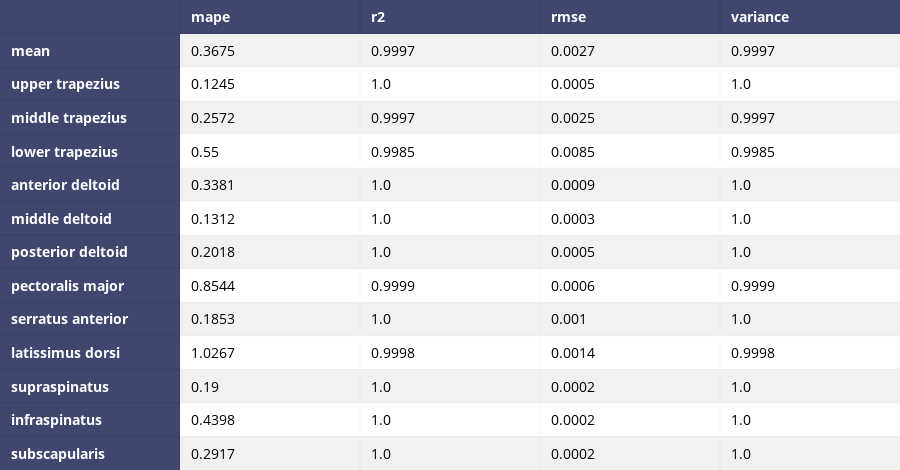

This figure's notebook cell:
### Code cell
summary_report = pd.DataFrame(report).T
summary_report.index = ['mean'] + conf['MUSCLES']

table_report = table_regression_report(
    np.round(summary_report, decimals=4),
    title='MAPE and RMSE for each muscle',
    ytitle='MAPE (%)',
    y2title='RMSE (mV)')
py.iplot(table_report, filename='mvc/table_report')

### Figure 1 — Plotly figure (JSON) as saved in the notebook; plotly's stock layout.template omitted (floating-point values rounded to 4 significant figures)
{"data": [{"colorscale": [[0, "#00083e"], [0.5, "#ededee"], [1, "#ffffff"]], "hoverinfo": "none", "opacity": 0.75, "showscale": false, "type": "heatmap", "z": [[0, 0, 0, 0, 0], [0, 0.5, 0.5, 0.5, 0.5], [0, 1, 1, 1, 1], [0, 0.5, 0.5, 0.5, 0.5], [0, 1, 1, 1, 1], [0, 0.5, 0.5, 0.5, 0.5], [0, 1, 1, 1, 1], [0, 0.5, 0.5, 0.5, 0.5], [0, 1, 1, 1, 1], [0, 0.5, 0.5, 0.5, 0.5], [0, 1, 1, 1, 1], [0, 0.5, 0.5, 0.5, 0.5], [0, 1, 1, 1, 1], [0, 0.5, 0.5, 0.5, 0.5]]}], "layout": {"annotations": [{"align": "left", "font": {"color": "#ffffff"}, "showarrow": false, "text": "<b></b>", "x": -0.45, "xanchor": "left", "xref": "x1", "y": 0, "yref": "y1"}, {"align": "left", "font": {"color": "#ffffff"}, "showarrow": false, "text": "<b>mape</b>", "x": 0.55, "xanchor": "left", "xref": "x1", "y": 0, "yref": "y1"}, {"align": "left", "font": {"color": "#ffffff"}, "showarrow": false, "text": "<b>r2</b>", "x": 1.55, "xanchor": "left", "xref": "x1", "y": 0, "yref": "y1"}, {"align": "left", "font": {"color": "#ffffff"}, "showarrow": false, "text": "<b>rmse</b>", "x": 2.55, "xanchor": "left", "xref": "x1", "y": 0, "yref": "y1"}, {"align": "left", "font": {"color": "#ffffff"}, "showarrow": false, "text": "<b>variance</b>", "x": 3.55, "xanchor": "left", "xref": "x1", "y": 0, "yref": "y1"}, {"align": "left", "font": {"color": "#ffffff"}, "showarrow": false, "text": "<b>mean</b>", "x": -0.45, "xanchor": "left", "xref": "x1", "y": 1, "yref": "y1"}, {"align": "left", "font": {"color": "#000000"}, "showarrow": false, "text": "0.3675", "x": 0.55, "xanchor": "left", "xref": "x1", "y": 1, "yref": "y1"}, {"align": "left", "font": {"color": "#000000"}, "showarrow": false, "text": "0.9997", "x": 1.55, "xanchor": "left", "xref": "x1", "y": 1, "yref": "y1"}, {"align": "left", "font": {"color": "#000000"}, "showarrow": false, "text": "0.0027", "x": 2.55, "xanchor": "left", "xref": "x1", "y": 1, "yref": "y1"}, {"align": "left", "font": {"color": "#000000"}, "showarrow": false, "text": "0.9997", "x": 3.55, "xanchor": "left", "xref": "x1", "y": 1, "yref": "y1"}, {"align": "left", "font": {"color": "#ffffff"}, "showarrow": false, "text": "<b>upper trapezius</b>", "x": -0.45, "xanchor": "left", "xref": "x1", "y": 2, "yref": "y1"}, {"align": "left", "font": {"color": "#000000"}, "showarrow": false, "text": "0.1245", "x": 0.55, "xanchor": "left", "xref": "x1", "y": 2, "yref": "y1"}, {"align": "left", "font": {"color": "#000000"}, "showarrow": false, "text": "1.0", "x": 1.55, "xanchor": "left", "xref": "x1", "y": 2, "yref": "y1"}, {"align": "left", "font": {"color": "#000000"}, "showarrow": false, "text": "0.0005", "x": 2.55, "xanchor": "left", "xref": "x1", "y": 2, "yref": "y1"}, {"align": "left", "font": {"color": "#000000"}, "showarrow": false, "text": "1.0", "x": 3.55, "xanchor": "left", "xref": "x1", "y": 2, "yref": "y1"}, {"align": "left", "font": {"color": "#ffffff"}, "showarrow": false, "text": "<b>middle trapezius</b>", "x": -0.45, "xanchor": "left", "xref": "x1", "y": 3, "yref": "y1"}, {"align": "left", "font": {"color": "#000000"}, "showarrow": false, "text": "0.2572", "x": 0.55, "xanchor": "left", "xref": "x1", "y": 3, "yref": "y1"}, {"align": "left", "font": {"color": "#000000"}, "showarrow": false, "text": "0.9997", "x": 1.55, "xanchor": "left", "xref": "x1", "y": 3, "yref": "y1"}, {"align": "left", "font": {"color": "#000000"}, "showarrow": false, "text": "0.0025", "x": 2.55, "xanchor": "left", "xref": "x1", "y": 3, "yref": "y1"}, {"align": "left", "font": {"color": "#000000"}, "showarrow": false, "text": "0.9997", "x": 3.55, "xanchor": "left", "xref": "x1", "y": 3, "yref": "y1"}, {"align": "left", "font": {"color": "#ffffff"}, "showarrow": false, "text": "<b>lower trapezius</b>", "x": -0.45, "xanchor": "left", "xref": "x1", "y": 4, "yref": "y1"}, {"align": "left", "font": {"color": "#000000"}, "showarrow": false, "text": "0.55", "x": 0.55, "xanchor": "left", "xref": "x1", "y": 4, "yref": "y1"}, {"align": "left", "font": {"color": "#000000"}, "showarrow": false, "text": "0.9985", "x": 1.55, "xanchor": "left", "xref": "x1", "y": 4, "yref": "y1"}, {"align": "left", "font": {"color": "#000000"}, "showarrow": false, "text": "0.0085", "x": 2.55, "xanchor": "left", "xref": "x1", "y": 4, "yref": "y1"}, {"align": "left", "font": {"color": "#000000"}, "showarrow": false, "text": "0.9985", "x": 3.55, "xanchor": "left", "xref": "x1", "y": 4, "yref": "y1"}, {"align": "left", "font": {"color": "#ffffff"}, "showarrow": false, "text": "<b>anterior deltoid</b>", "x": -0.45, "xanchor": "left", "xref": "x1", "y": 5, "yref": "y1"}, {"align": "left", "font": {"color": "#000000"}, "showarrow": false, "text": "0.3381", "x": 0.55, "xanchor": "left", "xref": "x1", "y": 5, "yref": "y1"}, {"align": "left", "font": {"color": "#000000"}, "showarrow": false, "text": "1.0", "x": 1.55, "xanchor": "left", "xref": "x1", "y": 5, "yref": "y1"}, {"align": "left", "font": {"color": "#000000"}, "showarrow": false, "text": "0.0009", "x": 2.55, "xanchor": "left", "xref": "x1", "y": 5, "yref": "y1"}, {"align": "left", "font": {"color": "#000000"}, "showarrow": false, "text": "1.0", "x": 3.55, "xanchor": "left", "xref": "x1", "y": 5, "yref": "y1"}, {"align": "left", "font": {"color": "#ffffff"}, "showarrow": false, "text": "<b>middle deltoid</b>", "x": -0.45, "xanchor": "left", "xref": "x1", "y": 6, "yref": "y1"}, {"align": "left", "font": {"color": "#000000"}, "showarrow": false, "text": "0.1312", "x": 0.55, "xanchor": "left", "xref": "x1", "y": 6, "yref": "y1"}, {"align": "left", "font": {"color": "#000000"}, "showarrow": false, "text": "1.0", "x": 1.55, "xanchor": "left", "xref": "x1", "y": 6, "yref": "y1"}, {"align": "left", "font": {"color": "#000000"}, "showarrow": false, "text": "0.0003", "x": 2.55, "xanchor": "left", "xref": "x1", "y": 6, "yref": "y1"}, {"align": "left", "font": {"color": "#000000"}, "showarrow": false, "text": "1.0", "x": 3.55, "xanchor": "left", "xref": "x1", "y": 6, "yref": "y1"}, {"align": "left", "font": {"color": "#ffffff"}, "showarrow": false, "text": "<b>posterior deltoid</b>", "x": -0.45, "xanchor": "left", "xref": "x1", "y": 7, "yref": "y1"}, {"align": "left", "font": {"color": "#000000"}, "showarrow": false, "text": "0.2018", "x": 0.55, "xanchor": "left", "xref": "x1", "y": 7, "yref": "y1"}, {"align": "left", "font": {"color": "#000000"}, "showarrow": false, "text": "1.0", "x": 1.55, "xanchor": "left", "xref": "x1", "y": 7, "yref": "y1"}, {"align": "left", "font": {"color": "#000000"}, "showarrow": false, "text": "0.0005", "x": 2.55, "xanchor": "left", "xref": "x1", "y": 7, "yref": "y1"}, {"align": "left", "font": {"color": "#000000"}, "showarrow": false, "text": "1.0", "x": 3.55, "xanchor": "left", "xref": "x1", "y": 7, "yref": "y1"}, {"align": "left", "font": {"color": "#ffffff"}, "showarrow": false, "text": "<b>pectoralis major</b>", "x": -0.45, "xanchor": "left", "xref": "x1", "y": 8, "yref": "y1"}, {"align": "left", "font": {"color": "#000000"}, "showarrow": false, "text": "0.8544", "x": 0.55, "xanchor": "left", "xref": "x1", "y": 8, "yref": "y1"}, {"align": "left", "font": {"color": "#000000"}, "showarrow": false, "text": "0.9999", "x": 1.55, "xanchor": "left", "xref": "x1", "y": 8, "yref": "y1"}, {"align": "left", "font": {"color": "#000000"}, "showarrow": false, "text": "0.0006", "x": 2.55, "xanchor": "left", "xref": "x1", "y": 8, "yref": "y1"}, {"align": "left", "font": {"color": "#000000"}, "showarrow": false, "text": "0.9999", "x": 3.55, "xanchor": "left", "xref": "x1", "y": 8, "yref": "y1"}, {"align": "left", "font": {"color": "#ffffff"}, "showarrow": false, "text": "<b>serratus anterior</b>", "x": -0.45, "xanchor": "left", "xref": "x1", "y": 9, "yref": "y1"}, {"align": "left", "font": {"color": "#000000"}, "showarrow": false, "text": "0.1853", "x": 0.55, "xanchor": "left", "xref": "x1", "y": 9, "yref": "y1"}, {"align": "left", "font": {"color": "#000000"}, "showarrow": false, "text": "1.0", "x": 1.55, "xanchor": "left", "xref": "x1", "y": 9, "yref": "y1"}, {"align": "left", "font": {"color": "#000000"}, "showarrow": false, "text": "0.001", "x": 2.55, "xanchor": "left", "xref": "x1", "y": 9, "yref": "y1"}, {"align": "left", "font": {"color": "#000000"}, "showarrow": false, "text": "1.0", "x": 3.55, "xanchor": "left", "xref": "x1", "y": 9, "yref": "y1"}, {"align": "left", "font": {"color": "#ffffff"}, "showarrow": false, "text": "<b>latissimus dorsi</b>", "x": -0.45, "xanchor": "left", "xref": "x1", "y": 10, "yref": "y1"}, {"align": "left", "font": {"color": "#000000"}, "showarrow": false, "text": "1.0267", "x": 0.55, "xanchor": "left", "xref": "x1", "y": 10, "yref": "y1"}, {"align": "left", "font": {"color": "#000000"}, "showarrow": false, "text": "0.9998", "x": 1.55, "xanchor": "left", "xref": "x1", "y": 10, "yref": "y1"}, {"align": "left", "font": {"color": "#000000"}, "showarrow": false, "text": "0.0014", "x": 2.55, "xanchor": "left", "xref": "x1", "y": 10, "yref": "y1"}, {"align": "left", "font": {"color": "#000000"}, "showarrow": false, "text": "0.9998", "x": 3.55, "xanchor": "left", "xref": "x1", "y": 10, "yref": "y1"}, {"align": "left", "font": {"color": "#ffffff"}, "showarrow": false, "text": "<b>supraspinatus</b>", "x": -0.45, "xanchor": "left", "xref": "x1", "y": 11, "yref": "y1"}, {"align": "left", "font": {"color": "#000000"}, "showarrow": false, "text": "0.19", "x": 0.55, "xanchor": "left", "xref": "x1", "y": 11, "yref": "y1"}, {"align": "left", "font": {"color": "#000000"}, "showarrow": false, "text": "1.0", "x": 1.55, "xanchor": "left", "xref": "x1", "y": 11, "yref": "y1"}, {"align": "left", "font": {"color": "#000000"}, "showarrow": false, "text": "0.0002", "x": 2.55, "xanchor": "left", "xref": "x1", "y": 11, "yref": "y1"}, {"align": "left", "font": {"color": "#000000"}, "showarrow": false, "text": "1.0", "x": 3.55, "xanchor": "left", "xref": "x1", "y": 11, "yref": "y1"}, {"align": "left", "font": {"color": "#ffffff"}, "showarrow": false, "text": "<b>infraspinatus</b>", "x": -0.45, "xanchor": "left", "xref": "x1", "y": 12, "yref": "y1"}, {"align": "left", "font": {"color": "#000000"}, "showarrow": false, "text": "0.4398", "x": 0.55, "xanchor": "left", "xref": "x1", "y": 12, "yref": "y1"}, {"align": "left", "font": {"color": "#000000"}, "showarrow": false, "text": "1.0", "x": 1.55, "xanchor": "left", "xref": "x1", "y": 12, "yref": "y1"}, {"align": "left", "font": {"color": "#000000"}, "showarrow": false, "text": "0.0002", "x": 2.55, "xanchor": "left", "xref": "x1", "y": 12, "yref": "y1"}, {"align": "left", "font": {"color": "#000000"}, "showarrow": false, "text": "1.0", "x": 3.55, "xanchor": "left", "xref": "x1", "y": 12, "yref": "y1"}, {"align": "left", "font": {"color": "#ffffff"}, "showarrow": false, "text": "<b>subscapularis</b>", "x": -0.45, "xanchor": "left", "xref": "x1", "y": 13, "yref": "y1"}, {"align": "left", "font": {"color": "#000000"}, "showarrow": false, "text": "0.2917", "x": 0.55, "xanchor": "left", "xref": "x1", "y": 13, "yref": "y1"}, {"align": "left", "font": {"color": "#000000"}, "showarrow": false, "text": "1.0", "x": 1.55, "xanchor": "left", "xref": "x1", "y": 13, "yref": "y1"}, {"align": "left", "font": {"color": "#000000"}, "showarrow": false, "text": "0.0002", "x": 2.55, "xanchor": "left", "xref": "x1", "y": 13, "yref": "y1"}, {"align": "left", "font": {"color": "#000000"}, "showarrow": false, "text": "1.0", "x": 3.55, "xanchor": "left", "xref": "x1", "y": 13, "yref": "y1"}], "font": {"size": 14}, "height": 470, "margin": {"b": 0, "l": 0, "r": 0, "t": 0}, "xaxis": {"dtick": 1, "gridwidth": 2, "showticklabels": false, "tick0": -0.5, "ticks": "", "zeroline": false}, "yaxis": {"autorange": "reversed", "dtick": 1, "gridwidth": 2, "showticklabels": false, "tick0": 0.5, "ticks": "", "zeroline": false}}}
